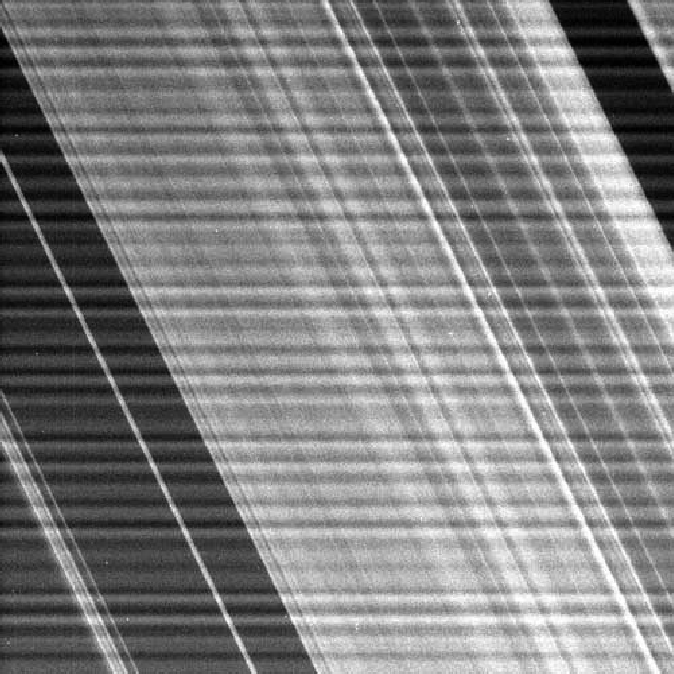
#> input picture imgs/saturn_rings.tif, 674 x 674 px
$ python rnotch_filter.py
#> lines starting #> are read from the running program, lines starting #| are printed output that depends on the picture
# dia 45: custom rectangular notch filter

import numpy as np
import matplotlib.pyplot as plt
import skimage
import imageio
from scipy import ndimage as ndi

def rnotch_filter(shape, D0=0, angle=0, ftype='ideal', reject=True, W=1, n=1):
    """
    Generate a rectangular notch filter in the frequency domain.
    shape: shape of the wilter,
    D0: start (from cneter) of the rectangular notch(es) (till image edge). (shape = (K,)).
    angle: angle (in degree) of notch with x-axis.
    ftype: type of the filter: 'ideal', 'gaussian' or 'butterworth'.
    reject: True of False (pass filter)
    W: notch width(s),
    n: order(s) of the butterworth filter notches
    """

    r,c = shape
    D0 = np.atleast_1d(D0)
    K = D0.size
    angle = np.ones((K,))*angle
    W = np.ones((K,))*W
    n = np.ones((K,))*n
    d = 2*np.ceil(np.sqrt((r/2)**2+(c/2)**2))+1
    R,C = [x-d//2 for x in np.ogrid[:d, :d]]

    D = np.abs(C) + np.ones((int(d),1))
    D2 = np.abs(R) + np.ones((int(d),1))

    H = []

    for k in range(K):
        if ftype == 'ideal':
            Hk = np.where(((W/2) <= D2), 1,0)
            Hk2 = np.where((D0[k] >= D), 1,0)
            Hk =  Hk | Hk2
        elif ftype == 'gaussian':
            Hk = 1-np.exp(-0.5*((D**2)/(D0[k])**2))
            Hk2 = np.exp(-0.5*((D2**2)/(W)**2))
            Hk = Hk * Hk2
            Hk = np.abs(1-Hk)
        elif (ftype == 'butterworth') | (ftype == 'btw'):
            Hk = 1/( 1 + (D/D0[k])**(2*n))
            Hk2 = 1/( 1 + (D2/W)**(2*n))
            Hk = np.abs(1-Hk)
            Hk = Hk * Hk2
            Hk = np.abs(1-Hk)

        Hk = ndi.rotate(Hk,angle=angle[k],mode='reflect',reshape=False, order=1)

        Hk = Hk[int(d//2 - r//2):int(d//2 + r//2 + r%2), \
                int(d//2 - c//2):int(d//2 + r//2 + r%2)]

        H.append(Hk)

    H = np.array(H).prod(axis=0)

    if reject == False:
        H = np.abs(1 - H)

    return H

if __name__ == "__main__":

    img = imageio.imread('./imgs/saturn_rings.tif')
#> img is the input picture: shape (674, 674); min 0, max 255, mean 127.9
    img = skimage.util.img_as_float(img)

    F = np.fft.fftshift(np.fft.fft2(img))

    H = rnotch_filter(img.shape, D0=10, ftype='ideal', W=10, angle=90)

    G = F*H
    g = np.real(np.fft.ifft2 (np.fft.fftshift(G)))
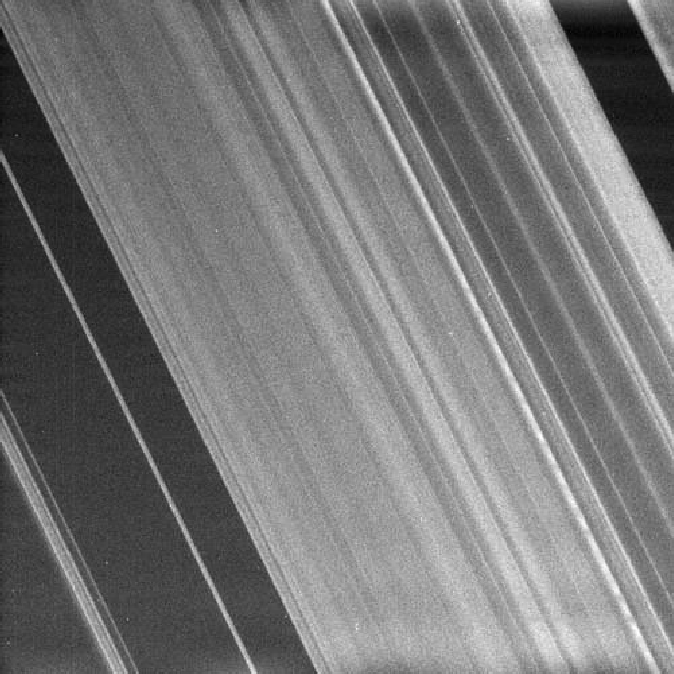
#> g: shape (674, 674) float64; min -0.0378, max 1.1, mean 0.502; drawn with min black and max white

    fig, (ax1, ax2,ax3,ax4) = plt.subplots (nrows=4, ncols=1, figsize=(3,12), sharex = True)

    ax1.imshow(img, cmap ='gray') ;ax1.axis('off');
    ax1.set_title('Noisy image')
    ax2.imshow(np.log(1+np.abs(F)), cmap ='gray') ;ax2.axis('off');
    ax3.set_title('Fourier spectrum')
    ax3.imshow(np.log(1+np.abs(G)), cmap ='gray'); ax3.axis('off');
    ax3.set_title('Filtered Fourier spectrum')
    ax4.imshow(g, cmap ='gray') ;ax4.axis ('off');
    ax4.set_title('Filtered image')
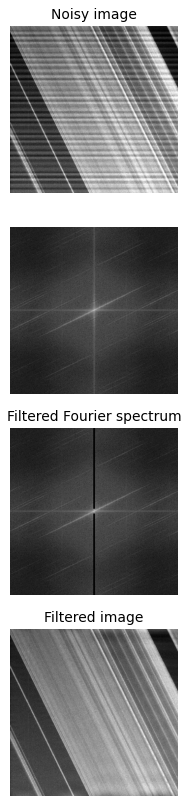
#> figure drawn by matplotlib, 4 panels

$ run again, with imgs/Apollo17boulder.tif copied over imgs/saturn_rings.tif
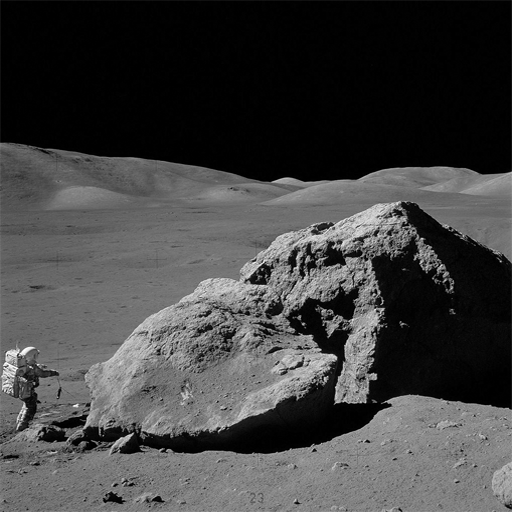
#> input picture imgs/Apollo17boulder.tif, 512 x 512 px
#> img is the input picture: shape (512, 512); min 0, max 255, mean 66
#> `g = np.real(np.fft.ifft2 (np.fft.fftshift(G)))`:
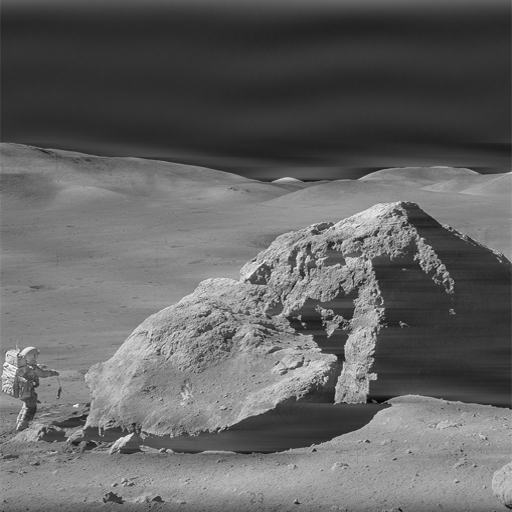
#> g: shape (512, 512) float64; min -0.24, max 1.03, mean 0.259; drawn with min black and max white
#> `ax4.set_title('Filtered image')`:
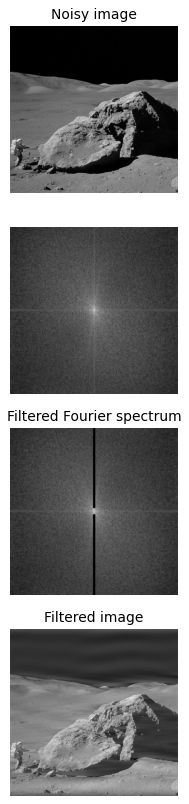
#> figure drawn by matplotlib, 4 panels
